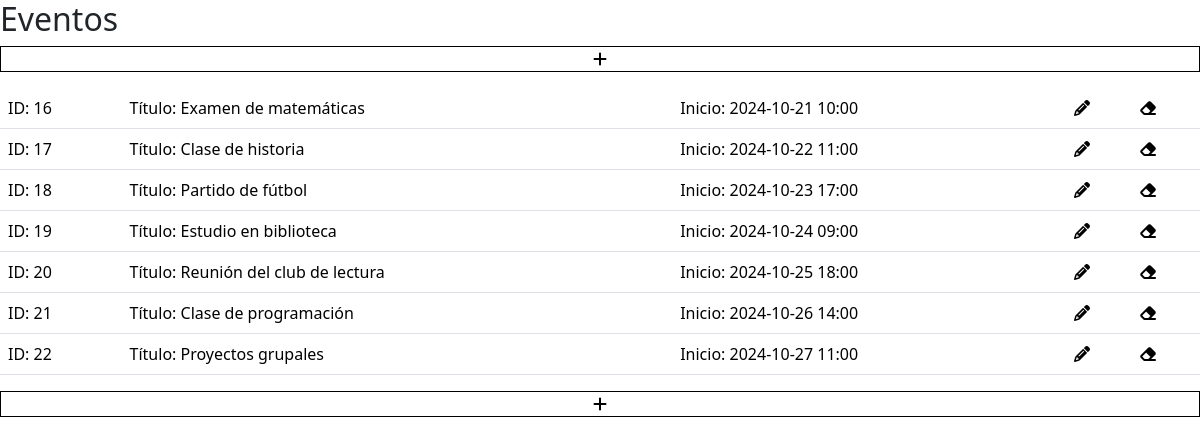
Screenshot of /events.php (signed in) with the database file from the repository.
### tables this page shows
CREATE TABLE events (id INTEGER PRIMARY KEY AUTOINCREMENT,
                                                            user_id INTEGER,
                                                            title TEXT,
                                                            description TEXT,
                                                            start_date TEXT,
                                                            end_date TEXT,
                                                            FOREIGN KEY(user_id) REFERENCES users(id));

### utils/db.php (called while the page is built)
<?php
require_once __DIR__ . '/../data-access/CalendarDataAccess.php';
$dbFile = __DIR__ . '/calendar.db';
$calendarDataAccess = new CalendarDataAccess($dbFile);
?>

### data-access/CalendarDataAccess.php (called while the page is built, shortened)
<?php
require_once __DIR__ . "/../entities/Event.php";
class CalendarDataAccess
{
    private $pdo;
    public function __construct($dbFile)
    {
        $this->pdo = new PDO("sqlite:" . $dbFile);
        $this->pdo->setAttribute(PDO::ATTR_ERRMODE, PDO::ERRMODE_EXCEPTION);
        $this->createInitialDataIfTablesEmpty();
    }
    private function createTables(): void
    {
        $this->pdo->exec("CREATE TABLE IF NOT EXISTS users (id INTEGER PRIMARY KEY AUTOINCREMENT,
                                                            email TEXT UNIQUE,
                                                            password TEXT,
                                                            first_name TEXT,
                                                            last_name TEXT,
                                                            birth_date TEXT,
                                                            about TEXT)");
        $this->pdo->exec("CREATE TABLE IF NOT EXISTS events (id INTEGER PRIMARY KEY AUTOINCREMENT,
                                                            user_id INTEGER,
                                                            title TEXT,
                                                            description TEXT,
                                                            start_date TEXT,
                                                            end_date TEXT,
                                                            FOREIGN KEY(user_id) REFERENCES users(id))");
    }
    private function createInitialDataIfTablesEmpty(): void
    {
        if ($this->isUsersTableEmpty()) {
            $this->createInitialUsers();
        }
        if ($this->isEventsTableEmpty()) {
            $this->createInitialEvents();
        }
    }
    private function isUsersTableEmpty(): bool
    {
        $stmt = $this->pdo->query("SELECT COUNT(1) as count FROM users");
        $result = $stmt->fetch(PDO::FETCH_ASSOC);
        return $result['count'] == 0;
    }
    private function isEventsTableEmpty(): bool
    {
        $stmt = $this->pdo->query("SELECT COUNT(1) as count FROM events");
        $result = $stmt->fetch(PDO::FETCH_ASSOC);
        return $result['count'] == 0;
    }
    public function getEventsByUserId(int $userId): array
    {
        $stmt = $this->pdo->prepare("SELECT * FROM events WHERE user_id = :user_id ORDER BY start_date ASC");
        $stmt->bindValue(':user_id', $userId);
        $stmt->execute();
        $results = $stmt->fetchAll(PDO::FETCH_ASSOC);
        $events = [];
        foreach ($results as $row) {
            $event = new Event(
                $row['user_id'],
                $row['title'],
                $row['description'],
                $row['start_date'],
                $row['end_date'],
                $row['id']
            );
            $events[] = $event;
        }
        return $events;
    }
}

### entities/Event.php (called while the page is built, shortened)
<?php
class Event
{
    private $id;
    private $title;
    private $startDate;
    public function __construct($userId, $title, $description, $startDate, $endDate, $id = null)
    {
        $this->id = $id;
    }
    public function getId()
    {
        return $this->id;
    }
    public function getTitle()
    {
        return $this->title;
    }
    public function getStartDate()
    {
        return $this->startDate;
    }
    public function setTitle($title)
    {
        $this->title = $title;
    }
    public function setStartDate($startDate)
    {
        $this->startDate = $startDate;
    }
}

### events.php (the view, shortened to what this page needs)
<?php
include_once "entities/Event.php";
require_once __DIR__ . "/utils/db.php";
?>
<!DOCTYPE html>
<html lang="en">
<head>
    <link href="https://cdn.jsdelivr.net/npm/bootstrap@5.3.3/dist/css/bootstrap.min.css" rel="stylesheet">
    <link rel="stylesheet" href="https://cdnjs.cloudflare.com/ajax/libs/font-awesome/6.6.0/css/all.min.css">
</head>
<body>
    <h2 class="h2">
    </h2>
    <?php
    $eventos = $calendarDataAccess->getEventsByUserId($_SESSION["userId"]);
    echo "<p><a href='new-event.php' class='fa-solid fa-plus' alt='Añadir evento'></a></p>";
    echo "<table class=table>";
    foreach ($eventos as $event) {
        echo "<tr><td>ID: {$event->getId()}</td><td> Título: {$event->getTitle()}</td><td> Inicio: {$event->getStartDate()}</td>
        <td><a href='edit-event.php?eventId={$event->getId()}' class='fa-solid fa-pencil' alt='Modificar evento'></a></td>
        <td><a href='delete-event.php?eventId={$event->getId()}' class='fa-solid fa-eraser' alt='Borrar evento'></a></td>
        </tr>";
    }
    echo "</table>"
    ?>
<?php echo "<p><a href='new-event.php' class='fa-solid fa-plus' alt='Añadir evento'></a></p>" ?>
</body>
</html>

### events.php (style rules this page uses)
a { text-decoration: none; color: black; }
p { border: 1px solid black; text-align: center; }

### rows the page displays
events: id "16", title "Examen de matemáticas", start_date "2024-10-21 10:00"
events: id "17", title "Clase de historia", start_date "2024-10-22 11:00"
events: id "18", title "Partido de fútbol", start_date "2024-10-23 17:00"
events: id "19", title "Estudio en biblioteca", start_date "2024-10-24 09:00"
events: id "20", title "Reunión del club de lectura", start_date "2024-10-25 18:00"
events: id "21", title "Clase de programación", start_date "2024-10-26 14:00"
events: id "22", title "Proyectos grupales", start_date "2024-10-27 11:00"
